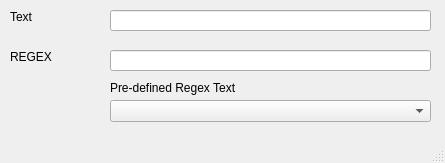
<?xml version="1.0" encoding="UTF-8"?>
<ui version="4.0">
 <class>MainWindow</class>
 <widget class="QMainWindow" name="MainWindow">
  <property name="geometry">
   <rect>
    <x>0</x>
    <y>0</y>
    <width>445</width>
    <height>163</height>
   </rect>
  </property>
  <property name="windowTitle">
   <string>MainWindow</string>
  </property>
  <property name="toolButtonStyle">
   <enum>Qt::ToolButtonTextOnly</enum>
  </property>
  <widget class="QWidget" name="centralwidget">
   <widget class="QLineEdit" name="RegexTxt">
    <property name="geometry">
     <rect>
      <x>110</x>
      <y>50</y>
      <width>321</width>
      <height>21</height>
     </rect>
    </property>
   </widget>
   <widget class="QLabel" name="label">
    <property name="geometry">
     <rect>
      <x>10</x>
      <y>10</y>
      <width>47</width>
      <height>13</height>
     </rect>
    </property>
    <property name="text">
     <string>Text</string>
    </property>
   </widget>
   <widget class="QLabel" name="label_2">
    <property name="geometry">
     <rect>
      <x>10</x>
      <y>50</y>
      <width>47</width>
      <height>13</height>
     </rect>
    </property>
    <property name="text">
     <string>REGEX</string>
    </property>
   </widget>
   <widget class="QLineEdit" name="InputTxt">
    <property name="geometry">
     <rect>
      <x>110</x>
      <y>10</y>
      <width>321</width>
      <height>21</height>
     </rect>
    </property>
   </widget>
   <widget class="QComboBox" name="RegexCombo">
    <property name="geometry">
     <rect>
      <x>110</x>
      <y>100</y>
      <width>321</width>
      <height>22</height>
     </rect>
    </property>
   </widget>
   <widget class="QLabel" name="label_3">
    <property name="geometry">
     <rect>
      <x>110</x>
      <y>80</y>
      <width>341</width>
      <height>16</height>
     </rect>
    </property>
    <property name="text">
     <string>Pre-defined Regex Text</string>
    </property>
   </widget>
  </widget>
  <widget class="QMenuBar" name="menubar">
   <property name="geometry">
    <rect>
     <x>0</x>
     <y>0</y>
     <width>445</width>
     <height>20</height>
    </rect>
   </property>
  </widget>
  <widget class="QStatusBar" name="statusbar"/>
 </widget>
 <resources/>
 <connections/>
</ui>
